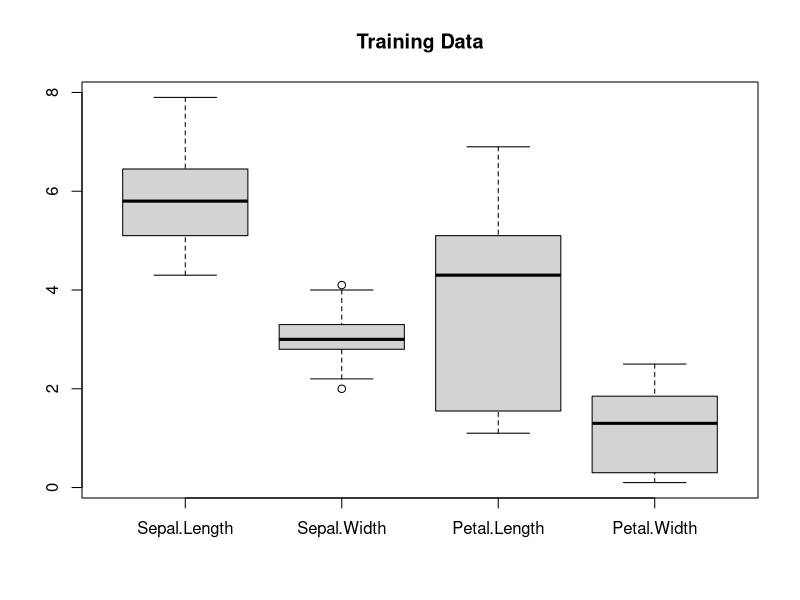
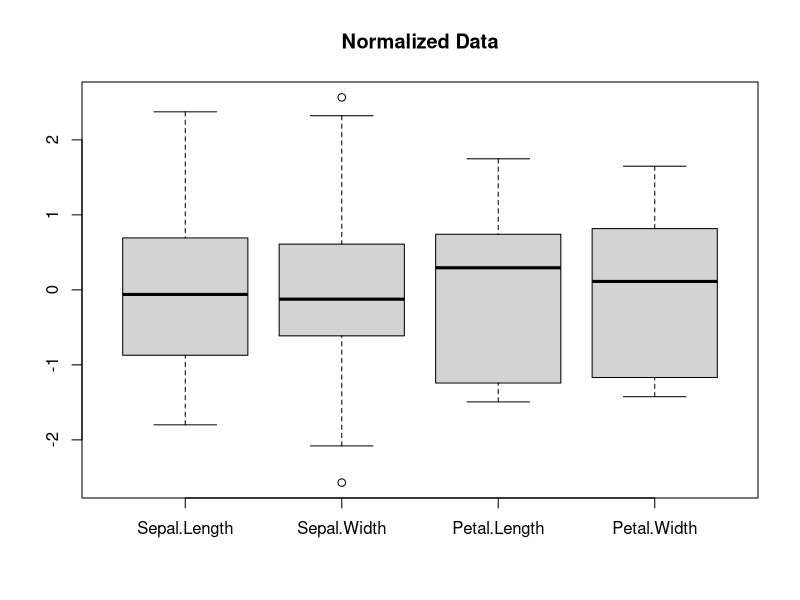

Write R code to recreate these figures, in order.
library("caret")
data(iris)
iri<-iris
set.seed(123)
summary(iri)
tm<-createDataPartition(y=iris$Species,p=0.8,list=F)
print(tm)
training.Iris<-iri[tm,]
print("training data")
print(training.Iris)
testing.Iris<-iri[-tm,]
print("testing data")
print(testing.Iris)
cat("Dimension of training data : ",dim(training.Iris))
cat("\nDimension of testing data : ",dim(testing.Iris))

boxplot(training.Iris[,-5],main="Training Data")

preObj <- preProcess(training.Iris[,-5],method = c("center","scale"))
preObjData <- predict(preObj,training.Iris[,-5])

boxplot(preObjData,main="Normalized Data")

modelFit<-train(Species~.,data=training.Iris,preProcess=c("center","scale"),method="lda")
predictions<-predict(modelFit, newdata=testing.Iris)
print(confusionMatrix(predictions, testing.Iris$Species))

